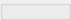
  <widget class="QGroupBox" name="modify_panel_">
   <property name="geometry">
    <rect>
     <x>770</x>
     <y>150</y>
     <width>71</width>
     <height>20</height>
    </rect>
   </property>
   <property name="title">
    <string/>
   </property>
   <widget class="QRadioButton" name="radioButton_m_peeradviser">
    <property name="geometry">
     <rect>
      <x>160</x>
      <y>50</y>
      <width>91</width>
      <height>17</height>
     </rect>
    </property>
    <property name="text">
     <string>Peer Adviser</string>
    </property>
   </widget>
   <widget class="QPushButton" name="pushButton_m_confirm">
    <property name="enabled">
     <bool>true</bool>
    </property>
    <property name="geometry">
     <rect>
      <x>520</x>
      <y>390</y>
      <width>91</width>
      <height>31</height>
     </rect>
    </property>
    <property name="text">
     <string>Confirm</string>
    </property>
   </widget>
   <widget class="QRadioButton" name="radioButton_m_advisee">
    <property name="geometry">
     <rect>
      <x>50</x>
      <y>50</y>
      <width>91</width>
      <height>17</height>
     </rect>
    </property>
    <property name="text">
     <string>Advisee</string>
    </property>
   </widget>
   <widget class="QLabel" name="xx_27">
    <property name="geometry">
     <rect>
      <x>50</x>
      <y>90</y>
      <width>141</width>
      <height>16</height>
     </rect>
    </property>
    <property name="text">
     <string>Current student number:</string>
    </property>
   </widget>
   <widget class="QLineEdit" name="lineEdit_m_currentstudentnumber">
    <property name="geometry">
     <rect>
      <x>180</x>
      <y>90</y>
      <width>111</width>
      <height>20</height>
     </rect>
    </property>
    <property name="placeholderText">
     <string>Student Number</string>
    </property>
   </widget>
   <widget class="QGroupBox" name="groupBox_m_modifyp">
    <property name="geometry">
     <rect>
      <x>30</x>
      <y>120</y>
      <width>591</width>
      <height>241</height>
     </rect>
    </property>
    <property name="title">
     <string/>
    </property>
    <widget class="QCheckBox" name="checkBox_m_studentnumberp">
     <property name="geometry">
      <rect>
       <x>30</x>
       <y>50</y>
       <width>111</width>
       <height>17</height>
      </rect>
     </property>
     <property name="text">
      <string>Student Number</string>
     </property>
    </widget>
    <widget class="QCheckBox" name="checkBox_m_namep">
     <property name="geometry">
      <rect>
       <x>30</x>
       <y>20</y>
       <width>70</width>
       <height>17</height>
      </rect>
     </property>
     <property name="text">
      <string>Name</string>
     </property>
    </widget>
    <widget class="QCheckBox" name="checkBox_m_programp">
     <property name="geometry">
      <rect>
       <x>30</x>
       <y>80</y>
       <width>111</width>
       <height>17</height>
      </rect>
     </property>
     <property name="text">
      <string>Program</string>
     </property>
    </widget>
    <widget class="QCheckBox" name="checkBox_m_organizationp">
     <property name="geometry">
      <rect>
       <x>30</x>
       <y>110</y>
       <width>91</width>
       <height>17</height>
      </rect>
     </property>
     <property name="text">
      <string>Organization</string>
     </property>
    </widget>
    <widget class="QCheckBox" name="checkBox_m_contactnumberp">
     <property name="geometry">
      <rect>
       <x>30</x>
       <y>140</y>
       <width>121</width>
       <height>17</height>
      </rect>
     </property>
     <property name="text">
      <string>Contact Number</string>
     </property>
    </widget>
    <widget class="QLineEdit" name="lineEdit_m_studentnumberp">
     <property name="enabled">
      <bool>false</bool>
     </property>
     <property name="geometry">
      <rect>
       <x>150</x>
       <y>50</y>
       <width>111</width>
       <height>20</height>
      </rect>
     </property>
     <property name="placeholderText">
      <string>Student Number</string>
     </property>
    </widget>
    <widget class="QCheckBox" name="checkBox_m_advisingschedule">
     <property name="geometry">
      <rect>
       <x>30</x>
       <y>170</y>
       <width>121</width>
       <height>17</height>
      </rect>
     </property>
     <property name="text">
      <string>Advising Schedule</string>
     </property>
    </widget>
    <widget class="QLineEdit" name="lineEdit_m_lastnamep">
     <property name="enabled">
      <bool>false</bool>
     </property>
     <property name="geometry">
      <rect>
       <x>90</x>
       <y>20</y>
       <width>151</width>
       <height>20</height>
      </rect>
     </property>
     <property name="placeholderText">
      <string>Last Name</string>
     </property>
    </widget>
    <widget class="QLineEdit" name="lineEdit_m_firstnamep">
     <property name="enabled">
      <bool>false</bool>
     </property>
     <property name="geometry">
      <rect>
       <x>260</x>
       <y>20</y>
       <width>151</width>
       <height>20</height>
      </rect>
     </property>
     <property name="text">
      <string/>
     </property>
     <property name="placeholderText">
      <string>Given Name</string>
     </property>
    </widget>
    <widget class="QLineEdit" name="lineEdit_m_middlenamep">
     <property name="enabled">
      <bool>false</bool>
     </property>
     <property name="geometry">
      <rect>
       <x>430</x>
       <y>20</y>
       <width>151</width>
       <height>20</height>
      </rect>
     </property>
     <property name="placeholderText">
      <string>Middle Name</string>
     </property>
    </widget>
    <widget class="QLineEdit" name="lineEdit_m_programp">
     <property name="enabled">
      <bool>false</bool>
     </property>
     <property name="geometry">
      <rect>
       <x>150</x>
       <y>80</y>
       <width>111</width>
       <height>20</height>
      </rect>
     </property>
     <property name="placeholderText">
      <string/>
     </property>
    </widget>
    <widget class="QLineEdit" name="lineEdit_m_organizationp">
     <property name="enabled">
      <bool>false</bool>
     </property>
     <property name="geometry">
      <rect>
       <x>150</x>
       <y>110</y>
       <width>111</width>
       <height>20</height>
      </rect>
     </property>
     <property name="placeholderText">
      <string/>
     </property>
    </widget>
    <widget class="QLineEdit" name="lineEdit_m_contactnumberp">
     <property name="enabled">
      <bool>false</bool>
     </property>
     <property name="geometry">
      <rect>
       <x>150</x>
       <y>140</y>
       <width>111</width>
       <height>20</height>
      </rect>
     </property>
     <property name="placeholderText">
      <string/>
     </property>
    </widget>
    <widget class="QComboBox" name="comboBox_m_day1">
     <property name="enabled">
      <bool>false</bool>
     </property>
     <property name="geometry">
      <rect>
       <x>150</x>
       <y>170</y>
       <width>91</width>
       <height>22</height>
      </rect>
     </property>
     <item>
      <property name="text">
       <string>Monday</string>
      </property>
     </item>
     <item>
      <property name="text">
       <string>Tuesday</string>
      </property>
     </item>
     <item>
      <property name="text">
       <string>Wednesday</string>
      </property>
     </item>
     <item>
      <property name="text">
       <string>Thursday</string>
      </property>
     </item>
     <item>
      <property name="text">
       <string>Friday</string>
      </property>
     </item>
     <item>
      <property name="text">
       <string>Saturday</string>
      </property>
     </item>
    </widget>
    <widget class="QComboBox" name="comboBox_m_time1">
     <property name="enabled">
      <bool>false</bool>
     </property>
     <property name="geometry">
      <rect>
       <x>250</x>
       <y>170</y>
       <width>151</width>
       <height>22</height>
      </rect>
     </property>
     <item>
      <property name="text">
       <string>7:30-9:00</string>
      </property>
     </item>
     <item>
      <property name="text">
       <string>9:00-10:30</string>
      </property>
     </item>
     <item>
      <property name="text">
       <string>10:30-12:00</string>
      </property>
     </item>
     <item>
      <property name="text">
       <string>12:00-13:30</string>
      </property>
     </item>
     <item>
      <property name="text">
       <string>13:30-15:00</string>
      </property>
     </item>
     <item>
      <property name="text">
       <string>15:00-16:30</string>
      </property>
     </item>
     <item>
      <property name="text">
       <string>16:30-18:00</string>
      </property>
     </item>
     <item>
      <property name="text">
       <string>18:00-19:30</string>
      </property>
     </item>
     <item>
      <property name="text">
       <string>19:30-21:00</string>
      </property>
     </item>
    </widget>
    <widget class="QComboBox" name="comboBox_m_day2">
     <property name="enabled">
      <bool>false</bool>
     </property>
     <property name="geometry">
      <rect>
       <x>150</x>
       <y>200</y>
       <width>91</width>
       <height>22</height>
      </rect>
     </property>
     <item>
      <property name="text">
       <string>Monday</string>
      </property>
     </item>
     <item>
      <property name="text">
       <string>Tuesday</string>
      </property>
     </item>
     <item>
      <property name="text">
       <string>Wednesday</string>
      </property>
     </item>
     <item>
      <property name="text">
       <string>Thursday</string>
      </property>
     </item>
     <item>
      <property name="text">
       <string>Friday</string>
      </property>
     </item>
     <item>
      <property name="text">
       <string>Saturday</string>
      </property>
     </item>
    </widget>
    <widget class="QComboBox" name="comboBox_m_time2">
     <property name="enabled">
      <bool>false</bool>
     </property>
     <property name="geometry">
      <rect>
       <x>250</x>
       <y>200</y>
       <width>151</width>
       <height>22</height>
      </rect>
     </property>
     <item>
      <property name="text">
       <string>7:30-9:00</string>
      </property>
     </item>
     <item>
      <property name="text">
       <string>9:00-10:30</string>
      </property>
     </item>
     <item>
      <property name="text">
       <string>10:30-12:00</string>
      </property>
     </item>
     <item>
      <property name="text">
       <string>12:00-13:30</string>
      </property>
     </item>
     <item>
      <property name="text">
       <string>13:30-15:00</string>
      </property>
     </item>
     <item>
      <property name="text">
       <string>15:00-16:30</string>
      </property>
     </item>
     <item>
      <property name="text">
       <string>16:30-18:00</string>
      </property>
     </item>
     <item>
      <property name="text">
       <string>18:00-19:30</string>
      </property>
     </item>
     <item>
      <property name="text">
       <string>19:30-21:00</string>
      </property>
     </item>
    </widget>
   </widget>
   <widget class="QGroupBox" name="groupBox_m_modifya">
    <property name="geometry">
     <rect>
      <x>30</x>
      <y>120</y>
      <width>591</width>
      <height>241</height>
     </rect>
    </property>
    <property name="title">
     <string/>
    </property>
    <widget class="QCheckBox" name="checkBox_m_studentnumbera">
     <property name="geometry">
      <rect>
       <x>30</x>
       <y>50</y>
       <width>111</width>
       <height>17</height>
      </rect>
     </property>
     <property name="text">
      <string>Student Number</string>
     </property>
    </widget>
    <widget class="QCheckBox" name="checkBox_m_namea">
     <property name="geometry">
      <rect>
       <x>30</x>
       <y>20</y>
       <width>70</width>
       <height>17</height>
      </rect>
     </property>
     <property name="text">
      <string>Name</string>
     </property>
    </widget>
    <widget class="QCheckBox" name="checkBox_m_programa">
     <property name="geometry">
      <rect>
       <x>30</x>
       <y>80</y>
       <width>111</width>
       <height>17</height>
      </rect>
     </property>
     <property name="text">
      <string>Program</string>
     </property>
    </widget>
    <widget class="QCheckBox" name="checkBox_m_emailaddressa">
     <property name="geometry">
      <rect>
       <x>30</x>
       <y>140</y>
       <width>91</width>
       <height>17</height>
      </rect>
     </property>
     <property name="text">
      <string>Mymail Address</string>
     </property>
    </widget>
    <widget class="QCheckBox" name="checkBox_m_contactnumbera">
     <property name="geometry">
      <rect>
       <x>30</x>
       <y>110</y>
       <width>121</width>
       <height>17</height>
      </rect>
     </property>
     <property name="text">
      <string>Contact Number</string>
     </property>
    </widget>
    <widget class="QLineEdit" name="lineEdit_m_studentnumbera">
     <property name="enabled">
      <bool>false</bool>
     </property>
     <property name="geometry">
      <rect>
       <x>150</x>
       <y>50</y>
       <width>111</width>
       <height>20</height>
      </rect>
     </property>
     <property name="placeholderText">
      <string>Student Number</string>
     </property>
    </widget>
    <widget class="QCheckBox" name="checkBox_m_homeaddress">
     <property name="geometry">
      <rect>
       <x>30</x>
       <y>170</y>
       <width>121</width>
       <height>17</height>
      </rect>
     </property>
     <property name="text">
      <string>Home Address</string>
     </property>
    </widget>
    <widget class="QLineEdit" name="lineEdit_m_lastnamea">
     <property name="enabled">
      <bool>false</bool>
     </property>
     <property name="geometry">
      <rect>
       <x>90</x>
       <y>20</y>
       <width>151</width>
       <height>20</height>
      </rect>
     </property>
     <property name="placeholderText">
      <string>Last Name</string>
     </property>
    </widget>
    <widget class="QLineEdit" name="lineEdit_m_firstnamea">
     <property name="enabled">
      <bool>false</bool>
     </property>
     <property name="geometry">
      <rect>
       <x>260</x>
       <y>20</y>
       <width>151</width>
       <height>20</height>
      </rect>
     </property>
     <property name="text">
      <string/>
     </property>
     <property name="placeholderText">
      <string>Given Name</string>
     </property>
    </widget>
    <widget class="QLineEdit" name="lineEdit_m_middlenamea">
     <property name="enabled">
      <bool>false</bool>
     </property>
     <property name="geometry">
      <rect>
       <x>430</x>
       <y>20</y>
       <width>151</width>
       <height>20</height>
      </rect>
     </property>
     <property name="placeholderText">
      <string>Middle Name</string>
     </property>
    </widget>
    <widget class="QLineEdit" name="lineEdit_m_programa">
     <property name="enabled">
      <bool>false</bool>
     </property>
     <property name="geometry">
      <rect>
       <x>150</x>
       <y>80</y>
       <width>111</width>
       <height>20</height>
      </rect>
     </property>
     <property name="placeholderText">
      <string/>
     </property>
    </widget>
    <widget class="QLineEdit" name="lineEdit_m_emailaddress">
     <property name="enabled">
      <bool>false</bool>
     </property>
     <property name="geometry">
      <rect>
       <x>150</x>
       <y>140</y>
       <width>201</width>
       <height>20</height>
      </rect>
     </property>
     <property name="placeholderText">
      <string>someone@mymail.mapua.edu.ph</string>
     </property>
    </widget>
    <widget class="QLineEdit" name="lineEdit_m_contactnumbera">
     <property name="enabled">
      <bool>false</bool>
     </property>
     <property name="geometry">
      <rect>
       <x>150</x>
       <y>110</y>
       <width>111</width>
       <height>20</height>
      </rect>
     </property>
     <property name="placeholderText">
      <string/>
     </property>
    </widget>
    <widget class="QLineEdit" name="lineEdit_m_address1">
     <property name="enabled">
      <bool>false</bool>
     </property>
     <property name="geometry">
      <rect>
       <x>150</x>
       <y>170</y>
       <width>61</width>
       <height>20</height>
      </rect>
     </property>
     <property name="placeholderText">
      <string>No.</string>
     </property>
    </widget>
    <widget class="QLineEdit" name="lineEdit_m_address2">
     <property name="enabled">
      <bool>false</bool>
     </property>
     <property name="geometry">
      <rect>
       <x>220</x>
       <y>170</y>
       <width>131</width>
       <height>20</height>
      </rect>
     </property>
     <property name="placeholderText">
      <string>Street</string>
     </property>
    </widget>
    <widget class="QLineEdit" name="lineEdit_m_address3">
     <property name="enabled">
      <bool>false</bool>
     </property>
     <property name="geometry">
      <rect>
       <x>360</x>
       <y>170</y>
       <width>141</width>
       <height>20</height>
      </rect>
     </property>
     <property name="placeholderText">
      <string>Barangay</string>
     </property>
    </widget>
    <widget class="QLineEdit" name="lineEdit_m_address4">
     <property name="enabled">
      <bool>false</bool>
     </property>
     <property name="geometry">
      <rect>
       <x>150</x>
       <y>200</y>
       <width>131</width>
       <height>20</height>
      </rect>
     </property>
     <property name="placeholderText">
      <string>Town</string>
     </property>
    </widget>
    <widget class="QLineEdit" name="lineEdit_m_address5">
     <property name="enabled">
      <bool>false</bool>
     </property>
     <property name="geometry">
      <rect>
       <x>290</x>
       <y>200</y>
       <width>131</width>
       <height>20</height>
      </rect>
     </property>
     <property name="placeholderText">
      <string>City</string>
     </property>
    </widget>
    <widget class="QLineEdit" name="lineEdit_m_address6">
     <property name="enabled">
      <bool>false</bool>
     </property>
     <property name="geometry">
      <rect>
       <x>430</x>
       <y>200</y>
       <width>131</width>
       <height>20</height>
      </rect>
     </property>
     <property name="placeholderText">
      <string>State</string>
     </property>
    </widget>
   </widget>
  </widget>
